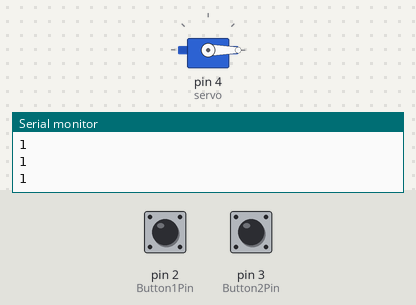
Simulated run of this sketch. Board: Arduino Uno, built with avr-gcc and run on an emulated ATmega328P. Shown: servo, the last lines printed to the serial monitor. The inputs (shaded band) are chosen by the test bench; at power-on: pin 2 (Button1Pin) HIGH, pin 3 (Button2Pin) HIGH.

Above: at 1.2 s.
1.3 s: pin 2 (Button1Pin) pulled LOW for 0.15 s
At 1.58 s:
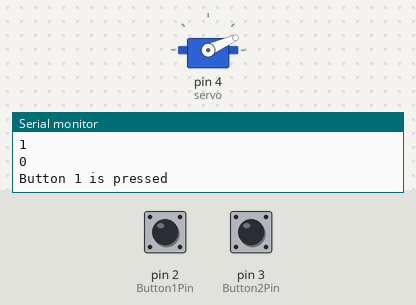
At 3.6 s:
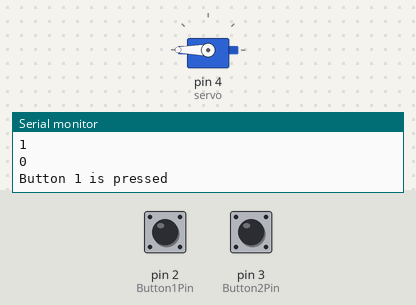
4.3 s: pin 2 (Button1Pin) pulled LOW for 3.2 s
At 6.78 s:
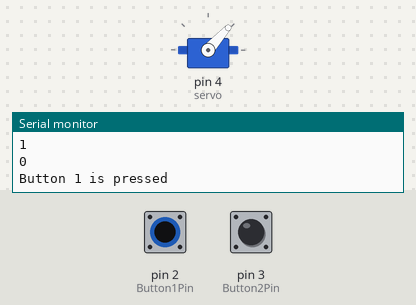
9.0 s: pin 3 (Button2Pin) pulled LOW for 3.2 s
Timing chart, 0 to 15.3 s (numbered marks = the images above; inputs shaded):
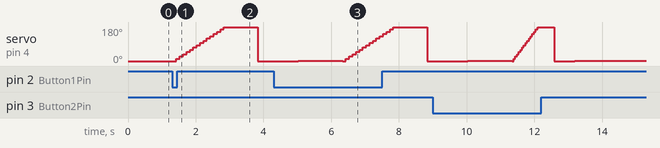

The sketch:

opdracht6_code.ino
```cpp
#include <Servo.h>

//aangeven op welke pin welke button zit
const int Button1Pin = 2;
const int Button2Pin = 3;

//servo definieren
Servo servo;

//int aanmaken met status van de button
int currentButton1State;
int currentButton2State;


void setup(){
  Serial.begin(9600);

  //aangeven dat de buttons in PULLUP modus moeten
  pinMode(Button1Pin, INPUT_PULLUP);
  pinMode(Button2Pin, INPUT_PULLUP);

  //aangeven op welke pin de servo zit
  servo.attach(4);

  //servo begin op 0 graden zetten
  servo.write(0);
  currentButton1State = digitalRead(2);
  currentButton2State = digitalRead(3);
}

void loop(){

  //Button 1
  //variabele de waarde geven van de knop
  currentButton1State = digitalRead(2);

  //in monitor zetten van de button waarde
  Serial.println(digitalRead(2));

  //als status van button low is (ingedrukt) dan geeft de console aan dat button 1 is ingedrukt
  if(currentButton1State == LOW){
  Serial.println("Button 1 is pressed");

    //voor elke keer dat deze for loop wordt doorlopen gaat de servomotor een paar graden verder en heeft een delay, zodat uiteindelijk de beweging van 0 naar 120 in 1s gaat
    for(int count = 0; count <= 24; count++)
    {
      servo.write(count * 12);
      delay(100);
    }
    //for loop om de servo van 120 naar 0 graden te laten gaan
    for(int count = 0; count <= 24; count++){
      servo.write(count / 12);
      delay(100);
    }

  }

  //in de monitor zetten van status van button 1 voor controle
  Serial.println(digitalRead(2));

  //Button 2 actie

  //status van de knop in variabele stoppen
    currentButton2State = digitalRead(3);

  Serial.println(digitalRead(3));

  //als knop 2 is ingedrukt zal in de consolo worden gezet dat deze is ingedrukt.
  if(currentButton2State == LOW){
  Serial.println("Button 2 is pressed");

    //zelfde for loop als bij de eerste knop maar dan in 0,5s
    for(int count = 0; count <= 24; count++)
    {
      servo.write(count * 12);
      delay(50);
    }
    //loop voor terug draaien van 120 naar 0 graden van servomotor in 0,5s
    for(int count = 0; count <= 24; count++){
      servo.write(count / 12);
      delay(50);
    }
  }
    Serial.println(digitalRead(3));


  //Button 1 & 2 actie

  //status van buttons aan variabele meegeven
  currentButton1State = digitalRead(2);
  currentButton2State = digitalRead(3);

  //functie die uitgevoerd wordt als de status van beide knoppen low is
  if(currentButton1State == LOW && currentButton2State == LOW){

  //zelfde functie als bij knop 1 en 2 om de servo van 0 naar 120 te draaien daar 2s wachten en terug draaien
    for(int count = 0; count <= 24; count++)
    {
      servo.write(count * 12);
      delay(100);
    }
    delay(2000);
    for(int count = 0; count <= 24; count++){
      servo.write(count / 12);
      delay(100);
    }
  }

} 
```

Measured:
- after the input at 1.3 s, servo on pin 4 (servo): rises from 0° to 180° in 1.4 s, then falls to 0° in 1.0 s
